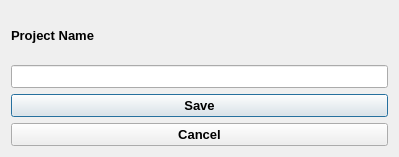
<?xml version="1.0" encoding="UTF-8"?>
<ui version="4.0">
 <class>CreateProjectWindow</class>
 <widget class="QDialog" name="CreateProjectWindow">
  <property name="geometry">
   <rect>
    <x>0</x>
    <y>0</y>
    <width>399</width>
    <height>157</height>
   </rect>
  </property>
  <property name="windowTitle">
   <string>Dialog</string>
  </property>
  <layout class="QVBoxLayout" name="verticalLayout">
   <item>
    <widget class="QLabel" name="label">
     <property name="font">
      <font>
       <pointsize>10</pointsize>
       <weight>75</weight>
       <bold>true</bold>
      </font>
     </property>
     <property name="text">
      <string>Project Name</string>
     </property>
    </widget>
   </item>
   <item>
    <widget class="QLineEdit" name="name_project_edit">
     <property name="font">
      <font>
       <pointsize>10</pointsize>
       <weight>75</weight>
       <bold>true</bold>
      </font>
     </property>
    </widget>
   </item>
   <item>
    <widget class="QPushButton" name="save_button">
     <property name="font">
      <font>
       <pointsize>10</pointsize>
       <weight>75</weight>
       <bold>true</bold>
      </font>
     </property>
     <property name="cursor">
      <cursorShape>PointingHandCursor</cursorShape>
     </property>
     <property name="focusPolicy">
      <enum>Qt::ClickFocus</enum>
     </property>
     <property name="text">
      <string>Save</string>
     </property>
    </widget>
   </item>
   <item>
    <widget class="QPushButton" name="close_button">
     <property name="font">
      <font>
       <pointsize>10</pointsize>
       <weight>75</weight>
       <bold>true</bold>
      </font>
     </property>
     <property name="cursor">
      <cursorShape>PointingHandCursor</cursorShape>
     </property>
     <property name="text">
      <string>Cancel</string>
     </property>
    </widget>
   </item>
  </layout>
 </widget>
 <resources/>
 <connections/>
</ui>
